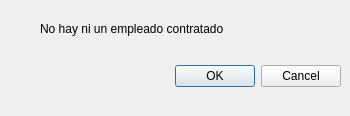
<?xml version="1.0" encoding="UTF-8"?>
<ui version="4.0">
 <class>error</class>
 <widget class="QDialog" name="error">
  <property name="geometry">
   <rect>
    <x>0</x>
    <y>0</y>
    <width>350</width>
    <height>116</height>
   </rect>
  </property>
  <property name="windowTitle">
   <string>Dialog</string>
  </property>
  <widget class="QDialogButtonBox" name="buttonBox">
   <property name="geometry">
    <rect>
     <x>0</x>
     <y>60</y>
     <width>341</width>
     <height>32</height>
    </rect>
   </property>
   <property name="orientation">
    <enum>Qt::Horizontal</enum>
   </property>
   <property name="standardButtons">
    <set>QDialogButtonBox::Cancel|QDialogButtonBox::Ok</set>
   </property>
  </widget>
  <widget class="QLabel" name="label">
   <property name="geometry">
    <rect>
     <x>40</x>
     <y>20</y>
     <width>261</width>
     <height>17</height>
    </rect>
   </property>
   <property name="text">
    <string>No hay ni un empleado contratado</string>
   </property>
  </widget>
 </widget>
 <resources/>
 <connections>
  <connection>
   <sender>buttonBox</sender>
   <signal>accepted()</signal>
   <receiver>error</receiver>
   <slot>accept()</slot>
   <hints>
    <hint type="sourcelabel">
     <x>248</x>
     <y>254</y>
    </hint>
    <hint type="destinationlabel">
     <x>157</x>
     <y>274</y>
    </hint>
   </hints>
  </connection>
  <connection>
   <sender>buttonBox</sender>
   <signal>rejected()</signal>
   <receiver>error</receiver>
   <slot>reject()</slot>
   <hints>
    <hint type="sourcelabel">
     <x>316</x>
     <y>260</y>
    </hint>
    <hint type="destinationlabel">
     <x>286</x>
     <y>274</y>
    </hint>
   </hints>
  </connection>
 </connections>
</ui>
